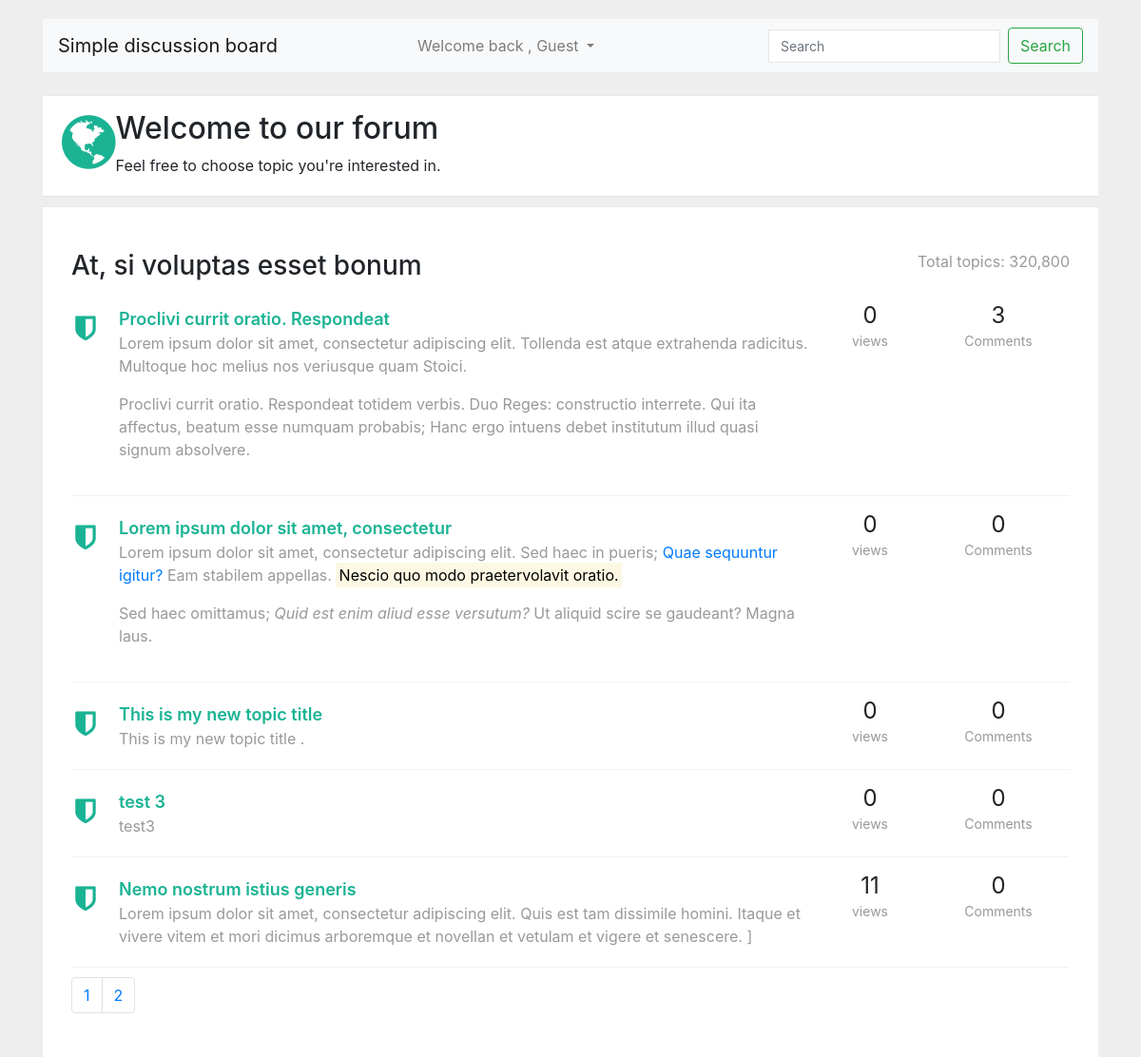
Page /forum-topics.php?id=2 on the committed database.
### tables this page shows
CREATE TABLE `forums` (
  `id` int(11) UNSIGNED NOT NULL,
  `title` varchar(122) NOT NULL,
  `slug` varchar(122) NOT NULL,
  `created_at` datetime NOT NULL,
  `updated_at` datetime NOT NULL,
  `user_id` int(11) NOT NULL
);

CREATE TABLE `topics` (
  `id` int(11) NOT NULL,
  `title` varchar(211) NOT NULL,
  `topic_sub_title` text DEFAULT NULL,
  `user_id` int(11) NOT NULL,
  `views` int(11) NOT NULL DEFAULT 0,
  `slug` varchar(122) NOT NULL,
  `likes` int(11) NOT NULL DEFAULT 0,
  `dislikes` int(11) NOT NULL DEFAULT 0,
  `created_at` datetime NOT NULL,
  `updated_at` datetime NOT NULL,
  `forum_id` int(11) NOT NULL
);

### include/class_autoloader.inc.php (called while the page is built, shortened)
<?php
function classAutoloader ( $className ){
	$path = 'classes/';
	$extension = '.class.php';
	$fullPath = $path . $className . $extension ;
}

### include/db.inc.php (called while the page is built, shortened)
<?php
class DbConnect {
	private $host = HOST;
	private $dbname = DBNAME;
	private $username = USERNAME;
	private $password = PASSWORD;
	protected function connect(){
		try {
			$sql = 'mysql:host='. $this -> host .';dbname='. $this -> dbname ;
			$pdo = new PDO ( $sql , $this -> username , $this -> password );
			$pdo -> setAttribute ( PDO::ATTR_DEFAULT_FETCH_MODE , PDO::FETCH_ASSOC );
			$pdo -> setAttribute ( PDO::ATTR_ERRMODE , PDO::ERRMODE_EXCEPTION );
			$pdo -> exec( 'set names utf8');
			return $pdo ;
		} catch ( PDOException $e) {
			echo $e -> getMessage();
		}
	}
}

### classes/forum.class.php (called while the page is built, shortened)
<?php
class Forum extends DbConnect {
public function getNumberOfCommentsByTopicId($topic_id ){
$sql = 'select * from replies where topic_id = ? ';
$query = $this -> connect() -> prepare($sql );
$query -> execute( [ $topic_id ]);
$results = count($query -> fetchAll());
return $results;
}
public function getAllTopicsByForumId($forum_id ){
	$page = isset($_GET['page']) ? (int)$_GET['page'] : 1 ;
	$perPage = isset( $_GET['per-page']) && $_GET['per-page'] <= 5 ? (int)$_GET['per-page'] : 5 ;
	$start = ($page > 1 ) ? ($page * $perPage ) - $perPage : 0;
	$sql = 'select * from topics where forum_id = :forum_id  order by created_at desc LIMIT :start  , :perPage ';
	$query = $this -> connect() -> prepare($sql);
	$query -> bindParam( ':forum_id' , $forum_id , PDO::PARAM_INT );
	$query -> bindParam( ':start' , $start , PDO::PARAM_INT );
	$query -> bindParam( ':perPage' , $perPage , PDO::PARAM_INT );
	$query -> execute();
	$topics = $query -> fetchAll();
	$sql = 'select * from topics where forum_id = :forum_id';
	$query = $this -> connect() -> prepare($sql);
	$query -> bindParam( ':forum_id' , $forum_id , PDO::PARAM_INT );
	$query -> execute();
	$topicCount = $query -> fetchAll();
	$allTopics = count( $topicCount);
	$pages = ceil( $allTopics / $perPage);
	return array( 'pages' => $pages , 'topics' => $topics , 'per-page' => $perPage);
}
public function getForumDetailsById($forum_id ){
	$sql = 'select * from forums where id = ? limit 1 ';
	$query = $this -> connect() -> prepare($sql);
	$query -> execute([ $forum_id ]);
	$result = $query -> fetch();
	return $result;
}
}

### forum-topics.php (the view, shortened to what this page needs)
<?php
require_once 'include/db.inc.php';
require_once 'include/class_autoloader.inc.php';
 ?>
 <!doctype html>
<html lang="en">
  <head>
    <?php require_once 'partials/__head.php' ?>
  </head>
  <body>
    <link href="https://maxcdn.bootstrapcdn.com/font-awesome/4.3.0/css/font-awesome.min.css" rel="stylesheet">
<div class="container">
<div class="row">
    <div class="col-lg-12">
        <div class="wrapper wrapper-content animated fadeInRight">
<?php require_once 'partials/__navbar.php' ?>
            <?php require_once 'partials/__top_nav.php' ?>
            <div class="ibox-content forum-container">
<?php
try {
$forum_id = $_GET['id'];
$forum = new Forum();
$forum_title = $forum -> getForumDetailsById($forum_id)['title'];
} catch ( PDOException $e ){
    echo $e -> getMessage();
}
 ?>
<div class="forum-title">
                    <div class="pull-right forum-desc">
                        <samll>Total topics: 320,800</samll>
                    </div>
                    <h3><?php echo $forum_title; ?></h3>
                </div>
<?php
if( count( $forum -> getAllTopicsByForumId($forum_id)['topics'])> 0 ){
foreach ( $forum -> getAllTopicsByForumId($forum_id )['topics'] as $topic ){
?>
  <div class="forum-item active">
                    <div class="row">
                        <div class="col-md-9">
                            <div class="forum-icon">
                                <i class="fa fa-shield"></i>
                            </div>
                            <a href="topic-replies.php?id=<?php echo $topic['id'] ?>" class="forum-item-title"><?php echo $topic['title'] ?></a>
                            <div class="forum-sub-title"><?php echo $topic['topic_sub_title'] ?></div>
                        </div>
                        <div class="col-md-1 forum-info">
                            <span class="views-number">
                             <?php echo $topic['views'] ?>
                            </span>
                            <div>
                                <small>views</small>
                            </div>
                        </div>
                        <div class="col-md-2 forum-info">
                            <span class="views-number">
<?php echo $forum -> getNumberOfCommentsByTopicId($topic['id']) ?>
                            </span>
                            <div>
                                <small>Comments</small>
                            </div>
                        </div>
                    </div>
                </div>
<?php
}
?>
<nav aria-label="Page navigation example">
  <ul class="pagination">
<?php
$pages = $forum -> getAllTopicsByForumId($forum_id)['pages'];
$perPage = $forum -> getAllTopicsByForumId($forum_id)['per-page'];
if( !isset($_GET['id'])){
    $id = 1 ;
} else {
    $id = (int)$_GET['id'];
}
for ( $x = 1 ; $x <= $pages ; $x++ ) {
?>
    <li class="page-item">
        <a class="page-link" href="?id=<?php echo $id; ?>&page=<?php echo $x;  ?>&per-page=<?php echo $perPage;  ?>"><?php echo $x ; ?></a>
    </li>
<?php
}
 ?>
  </ul>
</nav>
<?php
} else {
    echo 'There is no topics in this forum.';
}
?>
            </div>
        </div>
    </div>
</div>
</div>
  </body>
</html>

### partials/__head.php (style rules this page uses)
body { margin-top:20px; background:#eee; }
.forum-item { margin: 10px 0; padding: 10px 0 20px; border-bottom: 1px solid #f1f1f1; }
.views-number { font-size: 24px; line-height: 18px; font-weight: 400; }
.forum-container, .forum-post-container { padding: 30px !important; }
.forum-item small { color: #999; }
.forum-item .forum-sub-title { color: #999; margin-left: 50px; }
.forum-title { margin: 15px 0 15px 0; }
.forum-info { text-align: center; }
.forum-desc { color: #999; }
.forum-icon { float: left; width: 30px; margin-right: 20px; text-align: center; }
a.forum-item-title { color: inherit; display: block; font-size: 18px; font-weight: 600; }
.forum-icon .fa { font-size: 30px; margin-top: 8px; color: #9b9b9b; }
.forum-item.active .fa { color: #1ab394; }
.forum-item.active a.forum-item-title { color: #1ab394; }
.ibox-content { background-color: #ffffff; color: inherit; padding: 15px 20px 20px 20px; border-color: #e7eaec; border-image: none; border-style: solid solid none; border-width: 1px 0; }

### rows in the picture
forums: title "At, si voluptas esset bonum"
topics: title "Proclivi currit oratio. Respondeat", topic_sub_title "Lorem ipsum dolor sit amet, consectetur adipiscing elit. Tollenda est atque extrahenda radicitus. Multoque hoc melius nos veriusque quam Stoici. Proclivi currit oratio. Respondeat totidem verbis. Duo Reges: constructio interrete. Qui ita affectus, beatum esse numquam probabis; Hanc ergo intuens debet institutum illud quasi signum absolvere.", views "0", id "3"
topics: title "Lorem ipsum dolor sit amet, consectetur", topic_sub_title "Lorem ipsum dolor sit amet, consectetur adipiscing elit. Sed haec in pueris; Quae sequuntur igitur? Eam stabilem appellas. Nescio quo modo praetervolavit oratio. Sed haec omittamus; Quid est enim aliud esse versutum? Ut aliquid scire se gaudeant? Magna laus.", views "0", id "0"
topics: title "This is my new topic title", topic_sub_title "This is my new topic title .", views "0", id "0"
topics: title "test 3", topic_sub_title "test3", views "0", id "0"
topics: title "Nemo nostrum istius generis", topic_sub_title "Lorem ipsum dolor sit amet, consectetur adipiscing elit. Quis est tam dissimile homini. Itaque et vivere vitem et mori dicimus arboremque et novellan et vetulam et vigere et senescere. ]", views "11", id "0"

### other values in the picture
SITE_NAME "Simple discussion board"
